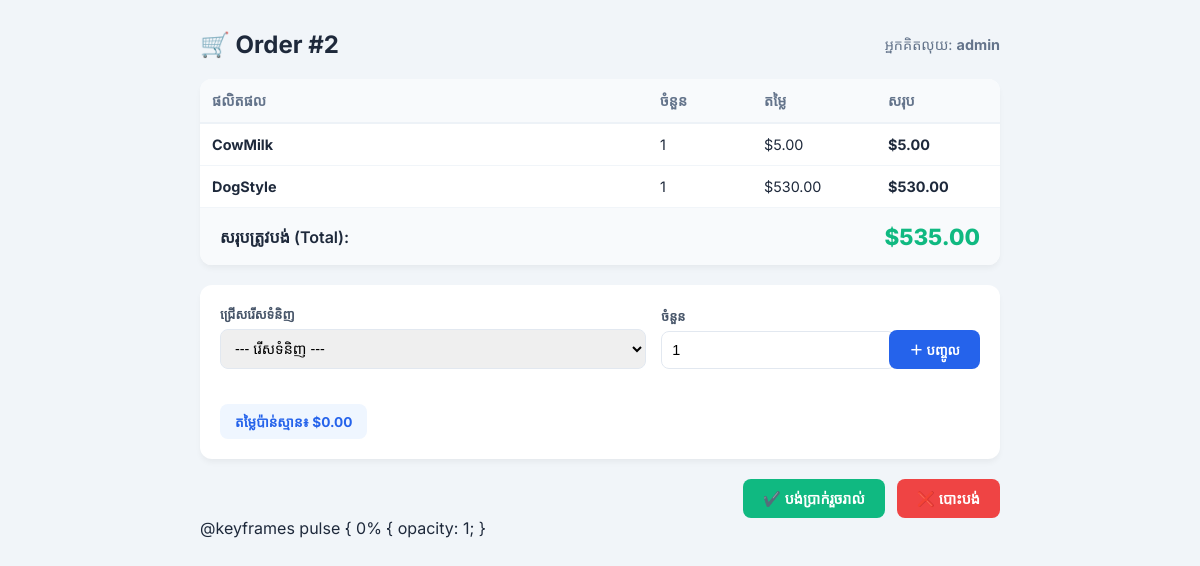
Page /sales/orders/2/items/ (signed in) on the committed database.
### sales/models.py (models this page shows, shortened)
class Order(models.Model):
    STATUS_CHOICES = [
        ('open', 'បានបើក'),
        ('paid', 'បានបង់'),
        ('refunded', 'បានសង'),
        ('cancelled', 'បានលុបចោល'),
    ]
    cashier = models.ForeignKey(
        User,
        on_delete=models.SET_NULL,
        null=True,
        related_name='orders',
    )
    status = models.CharField(
        max_length=20,
        choices=STATUS_CHOICES,
        default='open'
    )
    created_at = models.DateTimeField(auto_now_add=True)
    notes = models.TextField(blank=True)
    @property
    def total(self):
        return sum(
            item.subtotal
            for item in self.items.all()
        )
    class Meta:
        ordering = ['-created_at']

class OrderItem(models.Model):
    order = models.ForeignKey(
        Order,
        on_delete=models.CASCADE,
        related_name='items'
    )
    product = models.ForeignKey(
        Product,
        on_delete=models.PROTECT
    )
    quantity = models.PositiveIntegerField(default=1)
    unit_price = models.DecimalField(
        max_digits=8,
        decimal_places=2
    )
    @property
    def subtotal(self):
        return self.unit_price * self.quantity

class Product(models.Model):
    CATEGORY_CHOICES = [
        ('food', 'អាហារ និងភេសជ្ជៈ'),
        ('electronics', 'អេឡិចត្រូនិក'),
        ('clothing', 'សម្លៀកបំពាក់'),
        ('household', 'គ្រឿងសង្ហារឹម'),
        ('other', 'ផ្សេងៗ'),
    ]
    name = models.CharField(max_length=200)
    category = models.CharField(
        max_length=20,
        choices=CATEGORY_CHOICES
    )
    price = models.DecimalField(
        max_digits=8,
        decimal_places=2
    )
    stock = models.PositiveIntegerField(default=0)
    barcode = models.CharField(
        max_length=50,
        unique=True,
        blank=True
    )
    is_active = models.BooleanField(default=True)
    image = models.ImageField(
        upload_to='products/',
        blank=True,
        null=True
    )
    class Meta:
        ordering = ['name']

### sales/views.py (the view, shortened to what this page needs)
# urls.py: path('orders/<int:pk>/items/', views.add_item, name='add_item'),
@login_required
def add_item(request, pk):
    order = get_object_or_404(Order, pk=pk)
    products = Product.objects.filter(
        is_active=True,
        stock__gt=0
    )
    item_form = OrderItemForm()
    return render(request, 'sales/add_item.html', {
        'order': order,
        'products': products,
        'item_form': item_form,
        'items': order.items.all(),
    })

### sales/forms.py (shortened to what this page needs)
class OrderItemForm(forms.ModelForm):
    class Meta:
        model  = OrderItem
        fields = ['product', 'quantity']

### sales/templates/sales/add_item.html (shortened to what this page needs)
<!doctype html>
<html lang="km">
  <head>
  </head>
  <body>
    <div class="header-section">
      <h1>🛒 Order #{{ order.pk }}</h1>
      <span style="font-size: 0.9rem; color: #64748b"
        >អ្នកគិតលុយ: <strong>{{ order.cashier }}</strong></span
      >
    </div>
    <div class="card">
      <table>
        <thead>
          <tr>
            <th>ផលិតផល</th>
            <th width="80">ចំនួន</th>
            <th width="100">តម្លៃ</th>
            <th width="100">សរុប</th>
          </tr>
        </thead>
        <tbody>
          {% for item in items %}
          <tr>
            <td><strong>{{ item.product.name }}</strong></td>
            <td>{{ item.quantity }}</td>
            <td>${{ item.unit_price }}</td>
            <td><strong>${{ item.subtotal }}</strong></td>
          </tr>
          {% endfor %}
        </tbody>
      </table>
      <div class="payment-summary">
        <span style="font-weight: 600">សរុបត្រូវបង់ (Total):</span>
        <span class="total-amount" id="final_order_total"
          >${{ order.total|default:"0.00" }}</span
        >
      </div>
    </div>
    <div class="card" style="padding-bottom: 20px">
      <form method="post" id="order-form" class="add-item-form">
        <div class="form-group">
          <label>ជ្រើសរើសទំនិញ</label>
          <select
            name="product"
            id="product_id"
            required
            onchange="calculateLiveTotal()"
          >
            <option value="" data-price="0">--- រើសទំនិញ ---</option>
          </select>
        </div>
        <div class="form-group">
          <label>ចំនួន</label>
          <input
            type="number"
            name="quantity"
            id="quantity"
            value="1"
            min="1"
            required
            oninput="calculateLiveTotal()"
          />
        </div>
        <button type="submit" class="btn-add">＋ បញ្ចូល</button>
      </form>
      <div style="padding: 0 20px">
        <div class="live-preview">
          តម្លៃប៉ាន់ស្មាន៖ $<span id="live_subtotal">0.00</span>
        </div>
      </div>
    </div>
    <div class="footer-actions">
      <form method="POST" style="display: inline">
        <button type="submit" name="mark_paid" class="btn btn-paid">
          ✔️ បង់ប្រាក់រួចរាល់
        </button>
      </form>
      <form
        action="{% url 'cancel_order' order.pk %}"
        method="POST"
        onsubmit="return confirm('លុបចោលការបញ្ជាទិញ?');"
        style="display: inline"
      >
        <button type="submit" class="btn btn-cancel">❌ បោះបង់</button>
      </form>
    </div>
  </body>
</html>

### sales/templates/sales/add_item.html (style rules this page uses)
:root { --primary: #2563eb; --success: #10b981; --danger: #ef4444; --bg: #f1f5f9; --white: #ffffff; }
body { font-family: "Inter", sans-serif; max-width: 800px; margin: 30px auto; background: var(--bg); color: #1e293b; padding: 0 15px; }
.header-section { display: flex; justify-content: space-between; align-items: center; margin-bottom: 20px; }
h1 { font-size: 1.5rem; margin: 0; }
.card { background: var(--white); border-radius: 12px; box-shadow: 0 4px 6px -1px rgba(0, 0, 0, 0.05); overflow: hidden; margin-bottom: 20px; }
table { width: 100%; border-collapse: collapse; font-size: 0.9rem; }
th { background: #f8fafc; padding: 12px; text-align: left; color: #64748b; border-bottom: 2px solid #edf2f7; }
td { padding: 12px; border-bottom: 1px solid #f1f5f9; }
.payment-summary { background: #f8fafc; padding: 15px 20px; display: flex; justify-content: space-between; align-items: center; }
.total-amount { font-size: 1.4rem; font-weight: 800; color: var(--success); }
.add-item-form { padding: 20px; display: grid; grid-template-columns: 2fr 1fr auto; gap: 15px; align-items: end; }
.form-group label { display: block; font-size: 0.8rem; font-weight: 600; margin-bottom: 6px; color: #475569; }
select, input { width: 100%; padding: 10px; border: 1px solid #e2e8f0; border-radius: 8px; outline: none; font-size: 0.9rem; }
.btn-add { background: var(--primary); color: white; border: none; padding: 10px 20px; border-radius: 8px; font-weight: 600; cursor: pointer; transition: 0.2s; }
.live-preview { padding: 8px 15px; background: #eff6ff; color: var(--primary); border-radius: 8px; font-weight: 700; font-size: 0.85rem; margin-top: 15px; display: inline-block; }
.footer-actions { display: flex; gap: 12px; justify-content: flex-end; }
.btn { padding: 10px 20px; border-radius: 8px; font-weight: 700; cursor: pointer; border: none; font-size: 0.9rem; }
.btn-paid { background: var(--success); color: white; }
.btn-cancel { background: var(--danger); color: white; }

### rows in the picture
Order: pk "2", cashier "admin", total "535.00"
OrderItem: product.name "CowMilk", quantity "1", unit_price "5.00", subtotal "5.00"
OrderItem: product.name "DogStyle", quantity "1", unit_price "530.00", subtotal "530.00"
